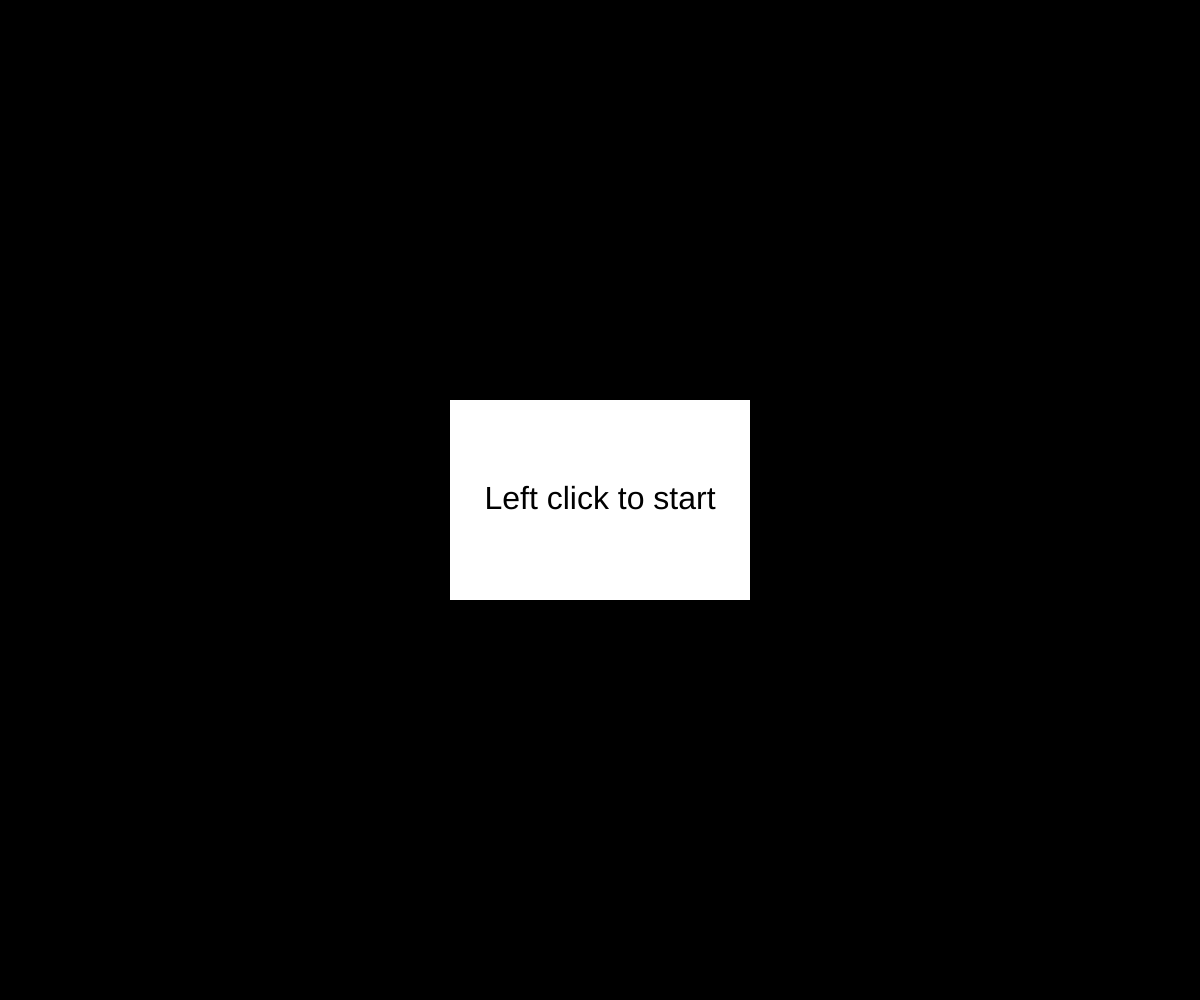
Frame 1 (no input)
Frame 60 (no input): identical to frame 1, image omitted
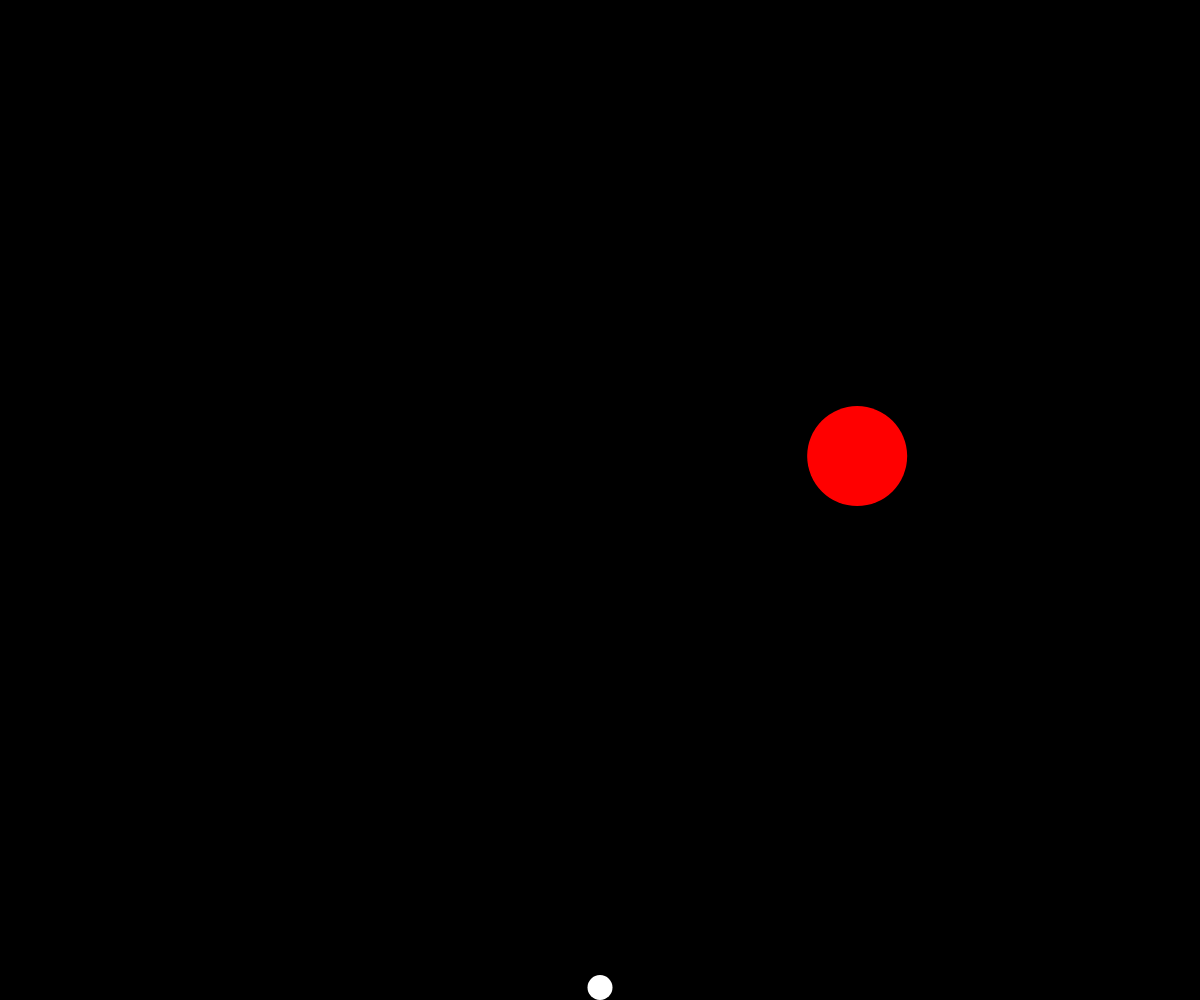
Frame 120 (the mouse pressed at the canvas centre since frame 60)

The p5.js sketch that drew these frames (run headless with seeded random() and noise() and a simulated clock; from frame 60 on, the mouse is pressed at the canvas centre):

// p5.js sketch
// ── sketch.js
// Interactive Scene
// Mitt Pham
// Feb 24
//
// Extra for Experts:
// - use of the mouse scroll wheel

// Character variables
let characterX;
let characterY;
let characterD = 25;
let characterDy = 0;
let characterDx = 5;
let gravity = 0.75;
let jumpStrength = -10;

// Ball variables
let ballX;
let ballY;
let ballD = 100;
let ballDx;
let ballDy;
let speedIncrease = 1.2;
let maxSpeed = 50;

// State variables
let canJump = false;
let starting = true;
let playing = false;

// Setting up screen
function setup() {
  createCanvas(windowWidth, windowHeight);
  noStroke();

  // Initialize character position
  characterX = width / 2;
  characterY = height / 2;

  // Initialize ball position and direction
  ballX = width / 2;
  ballY = 60;
  ballDx = random(-10, 10);
  ballDy = random(-10, 10);
}

// Start game and add in gravity, movement, and jump
function draw() {
  background("black");

  if (starting) {
    startScreen();
  } 
  else if (playing) {
    moveCharacter();
    addGravity();
    checkJump();
    jump();
    displayCharacter();
    moveBall();
    displayBall();
    checkCollision();
  }
}

// Create start screen
function startScreen() {
  fill("white");
  rect(width / 2 - 150, height / 2 - 100, 300, 200);
  fill("black");
  textSize(32);
  textAlign(CENTER, CENTER);
  text("Left click to start", width / 2, height / 2);
}

// Move character with A and D
function moveCharacter() {
  // Move left
  if (keyIsDown(65)) {
    characterX -= characterDx;
    if (characterX < 0 + characterD / 2) {
      characterX = 0 + characterD / 2;
    }
  }
  // Move right
  if (keyIsDown(68)) {
    characterX += characterDx;
    if (characterX > width - characterD / 2) {
      characterX = width - characterD / 2;
    }
  }
}

// Add gravity to push player to the floor
function addGravity() {
  characterDy += gravity;
  characterY += characterDy;
  if (characterY >= height - characterD / 2) {
    characterY = height - characterD / 2;
  }
}

// Check if player is touching the floor to approve jump
function checkJump() {
  if (characterY >= height - characterD / 2) {
    canJump = true;
  } 
  else {
    canJump = false;
  }
}

// Make character jump with space or W
function jump() {
  if ((keyIsDown(32) || keyIsDown(87)) && canJump) {
    characterDy = jumpStrength;
  }
}

// Show character on screen
function displayCharacter() {
  fill("white");
  circle(characterX, characterY, characterD);
}

// Add movement to the ball
function moveBall() {

  // Add speed to the ball
  ballX += ballDx;
  ballY += ballDy;
  
  // bounce the ball off of the walls
  if (ballX > width - ballD / 2 || ballX < ballD / 2 ) {
    ballDx *= -1;
    if (abs(ballDx) < maxSpeed) {
      ballDx *= speedIncrease;
    }
  } 
  else if (ballY > height - ballD / 2 || ballY < ballD / 2) {
    ballDy *= -1;
    if (abs(ballDy) < maxSpeed) {
      ballDy *= speedIncrease;
    }
  }
}

// Display ball on screen
function displayBall() {
  fill(255, 0, 0);
  circle(ballX, ballY, ballD);
}

// Check if the red ball and character are touching
function checkCollision() {

  // Reset game if ball and character touch
  if (dist(characterX, characterY, ballX, ballY) < characterD / 2 + ballD / 2) {
    starting = true;
    playing = false;
    
    // Reset positions and speed
    characterX = width / 2;
    characterY = height / 2;
    ballX = width / 2;
    ballY = 60;
    ballDx = random(-10, 10);
    ballDy = random(-10, 10);
  }
}

// Change size of character with mouse scroll
function mouseWheel(event) {
  // Decrease size
  if (event.delta > 0) {
    characterD = 25;
  }
  // Increase size
  else if (event.delta < 0) {
    characterD = 75;
  }
}

// Start playing when button pressed
function mousePressed() {
  if (mouseButton === LEFT && mouseX > width / 2 - 150 && mouseX < width / 2 + 150 && mouseY > height / 2 - 100 && mouseY < height / 2 + 100) {
    starting = false;
    playing = true;
  }
}
